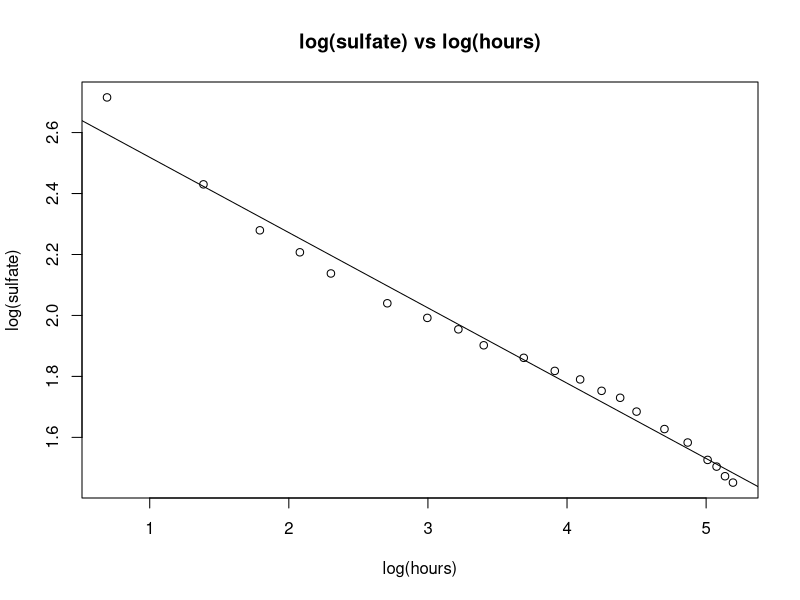
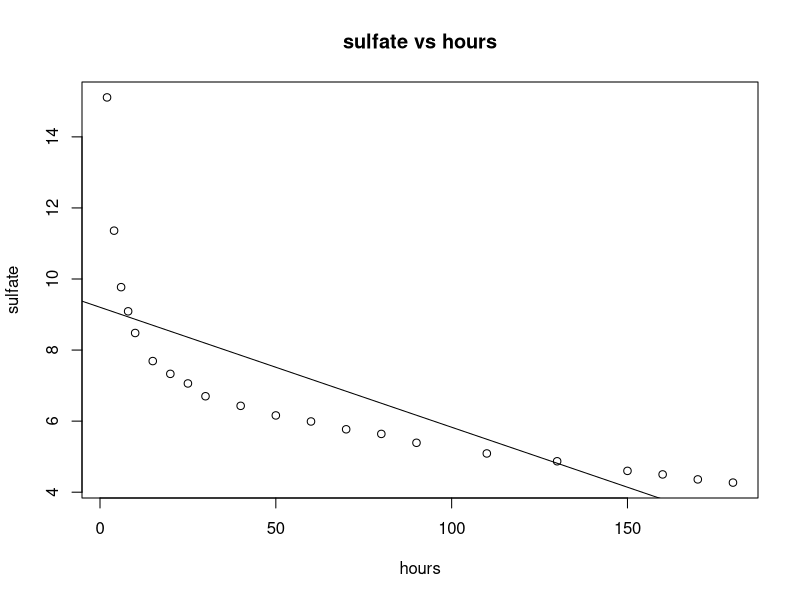
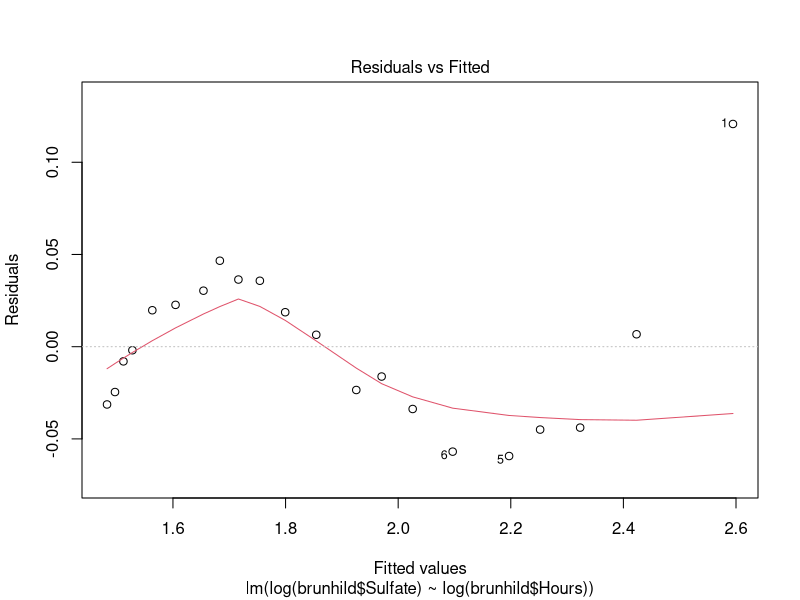
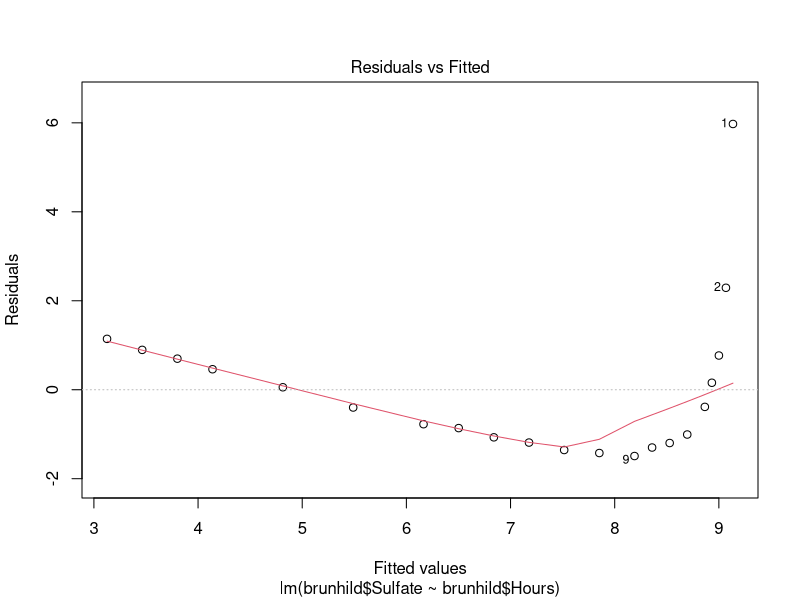
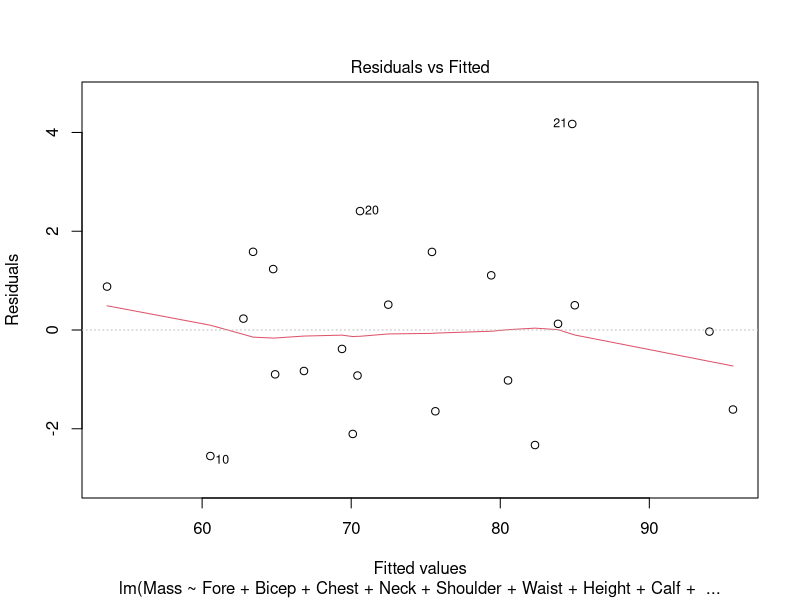
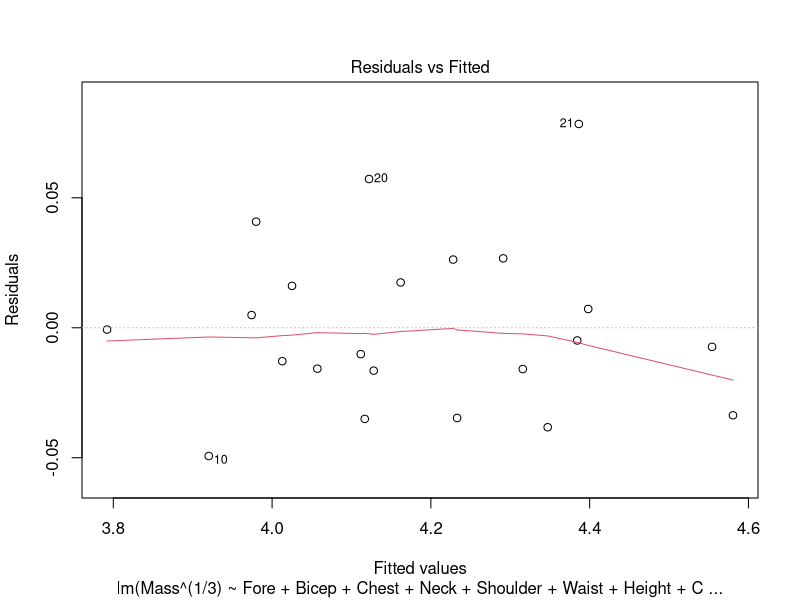
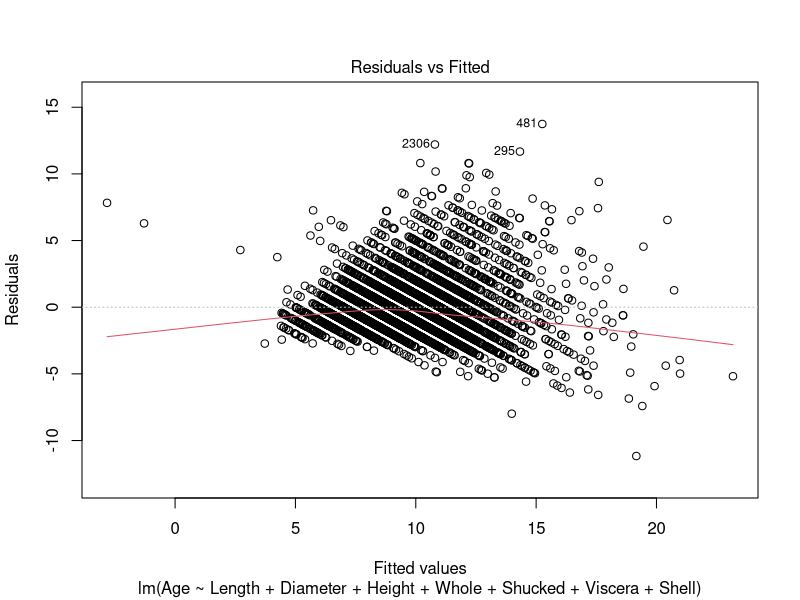
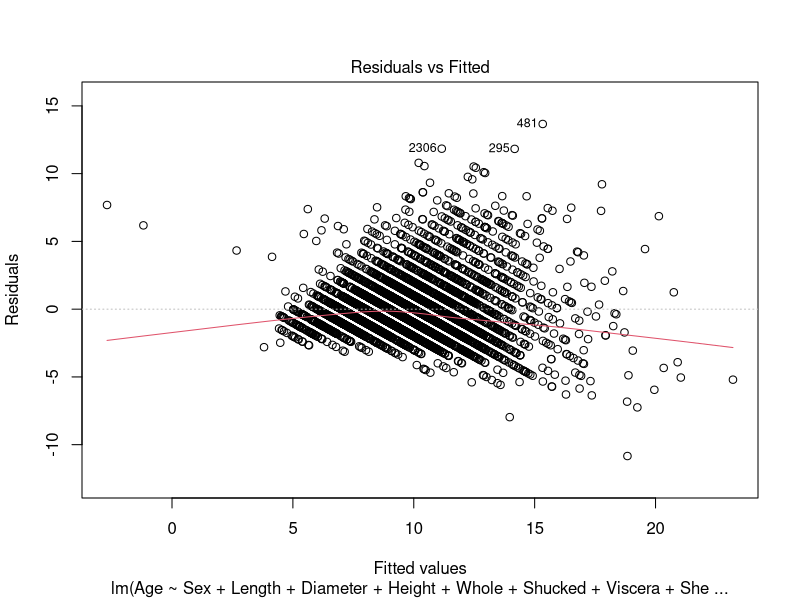

Write the R code that produced these figures, in order.
## ---- chunk 1
#a
brunhild = read.csv("brunhild.txt", header=TRUE)
loglogfit = lm(log(brunhild$Sulfate) ~ log(brunhild$Hours))
plot(log(brunhild$Hours), log(brunhild$Sulfate), main = "log(sulfate) vs log(hours)", xlab="log(hours)",ylab="log(sulfate)")
abline(loglogfit$coefficients)
## ---- chunk 2
#b
fit = lm(brunhild$Sulfate ~ brunhild$Hours)
plot(brunhild$Hours, brunhild$Sulfate, main = "sulfate vs hours", xlab="hours",ylab="sulfate")
abline(fit$coefficients)
## ---- chunk 3
#c
plot(loglogfit, which=c(1,1))
plot(fit, which=c(1,1))
## ---- chunk 4
#d
print(summary(loglogfit)$r.squared)
print(summary(fit)$r.squared)

## ---- chunk 5
#a
physical = read.csv("physical.txt", header=TRUE)
fit2 = lm(Mass ~ Fore+Bicep+Chest+Neck+Shoulder+Waist+Height+Calf+Thigh+Head, data=physical)

plot(fit2, which=c(1,1))
## ---- chunk 6
#b
cubedfit = lm(Mass^(1/3) ~ Fore+Bicep+Chest+Neck+Shoulder+Waist+Height+Calf+Thigh+Head, data=physical)
plot(cubedfit, which=c(1,1))
## ---- chunk 7
#c
print(summary(fit2)$r.squared)
print(summary(cubedfit)$r.squared)
## ---- chunk 8
#a
abalone = read.csv("abalone.txt", header=TRUE)
fit3 = lm(Age ~ Length+Diameter+Height+Whole+Shucked+Viscera+Shell, data=abalone)
plot(fit3, which=c(1,1))
## ---- chunk 9
#b
fit4 = lm(Age ~ Sex+Length+Diameter+Height+Whole+Shucked+Viscera+Shell, data=abalone)
plot(fit4, which=c(1,1))
## ---- chunk 10
#c
fit5 = lm(log(Age) ~ Length+Diameter+Height+Whole+Shucked+Viscera+Shell, data=abalone)
plot(fit5, which=c(1,1))
## ---- chunk 11
#d
fit6 = lm(log(Age) ~ Sex+Length+Diameter+Height+Whole+Shucked+Viscera+Shell, data=abalone)
plot(fit6, which=c(1,1))
## ---- chunk 12
#e
print(summary(fit3)$r.squared) #ignores gender
print(summary(fit4)$r.squared) #includes gender
print(summary(fit5)$r.squared) #ignores gender, uses log of age
print(summary(fit6)$r.squared) #includes gender, uses log of age
## ---- chunk 13
#f
library(glmnet)
xfactors = model.matrix(abalone$Age ~ abalone$Sex)
x = as.matrix(data.frame(abalone$Sex, abalone$Length, abalone$Diameter, abalone$Height, abalone$Whole, abalone$Shucked, abalone$Viscera, abalone$Shell, xfactors))

cvfit = cv.glmnet(x, y=abalone$Age)
plot(cvfit)

xlogfactors = model.matrix(log(abalone$Age) ~ abalone$Sex)
cvlogfit = cv.glmnet(x, y=log(abalone$Age))
plot(cvlogfit)
